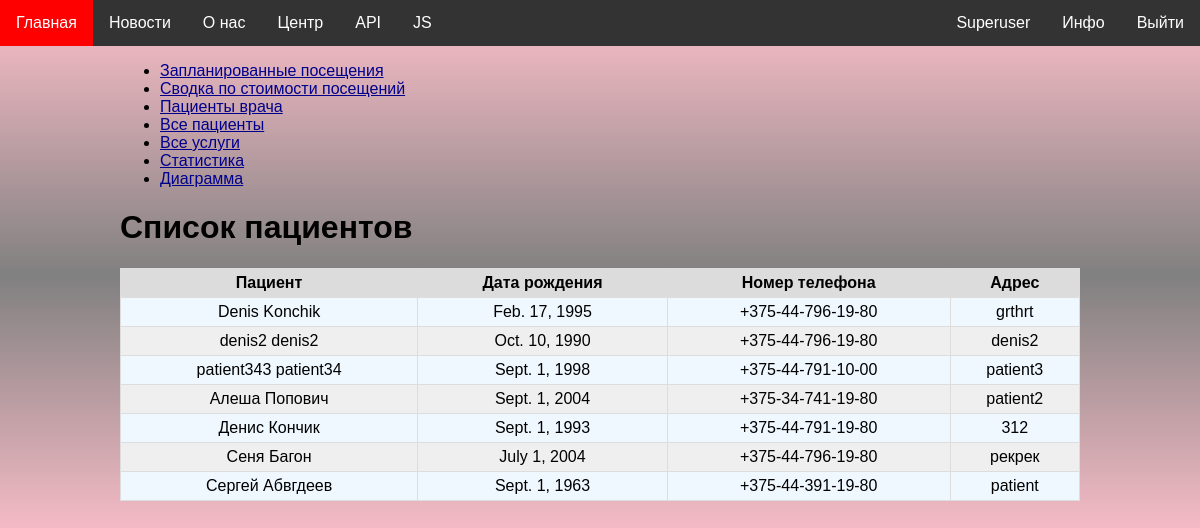
The page /stats/patients/ (signed in) on the database its author committed.
### patients/models.py (models this page shows, shortened)
class PatientProfile(models.Model):
    user = models.OneToOneField(User, on_delete=models.CASCADE)
    date_of_birth = models.DateField(validators=[validate_age])
    address = models.CharField(max_length=100)
    phone_number = models.CharField(
        max_length=17,
        validators=[
            RegexValidator(
                regex=r"\+375-\d{2}-\d{3}-\d{2}-\d{2}",
                message='Некорректный номер телефона',
            ),
        ],
        help_text="Формат: +375-XX-XXX-XX-XX"
    )

### stats/views.py (the view)
# urls.py: path('patients/', include('patients.urls')),
@user_passes_test(lambda user: user.is_superuser)
def patients(request):
    logger.info('Displayed patients')
    return render(request, 'stats/patients.html', context={
        'patients': PatientProfile.objects.order_by('user__first_name', 'user__last_name')
    })

### website/templatetags/custom_tags.py (called while the page is built)
@register.simple_tag
def current_times():
    return {
        'local_time': datetime.now().strftime("%Y-%m-%d %H:%M:%S"),
        'utc_time':  datetime.now(timezone.utc).strftime("%Y-%m-%d %H:%M:%S"),
        'time_zone': timezone.get_current_timezone()
    }

@register.simple_tag
def date_range(num):
    today = datetime.now()
    date_list = [today + timedelta(days=i) for i in range(num)]
    return date_list

### stats/templates/stats/patients.html (shortened to what this page needs)
{% extends 'stats/base_content.html' %}
{% block page_content %}
    <h1>Список пациентов</h1>
    <table  class="table">
        <thead>
            <tr>
                <th>Пациент</th>
                <th>Дата рождения</th>
                <th>Номер телефона</th>
                <th>Адрес</th>
            </tr>
        </thead>
        <tbody>
            {% for patient in patients %}
                <tr>
                    <td>{{ patient.user.get_full_name }}</td>
                    <td>{{ patient.date_of_birth }}</td>
                    <td>{{ patient.phone_number }}</td>
                    <td>{{ patient.address }}</td>
                </tr>
            {% empty %}
                <tr>
                    <td colspan="5">Пациенты не найдены</td>
                </tr>
            {% endfor %}
        </tbody>
    </table>
{% endblock %}

### website/static/website/css/styles.css (style rules this page uses)
* { font-family: Arial; }
body { padding: 0; margin: 0; }
.table { width: 100%; border-collapse: collapse; text-align: center; vertical-align: middle; }
.table th { font-weight: bold; padding: 5px; background: gainsboro; border: 1px solid #dddddd; }
.table td { border: 1px solid #dddddd; padding: 5px; }
.table tbody tr:nth-child(even) { background-color: #efefef; }
.table tbody tr:nth-child(odd) { background-color: aliceblue; }
body { background-image: linear-gradient(to bottom, rgba(190,255,241), rgba(208,208,255), rgba(190,255,241)); transition: background-color 2s; }
@media (max-width: 1280px) or (max-height: 720px) { body { background-image: linear-gradient(to top, pink, gray, pink); } }

### rows shown on the page
PatientProfile: user.get_full_name "Denis Konchik", date_of_birth "Feb. 17, 1995", phone_number "+375-44-796-19-80", address "grthrt"
PatientProfile: user.get_full_name "denis2 denis2", date_of_birth "Oct. 10, 1990", phone_number "+375-44-796-19-80", address "denis2"
PatientProfile: user.get_full_name "patient343 patient34", date_of_birth "Sept. 1, 1998", phone_number "+375-44-791-10-00", address "patient3"
PatientProfile: user.get_full_name "Алеша Попович", date_of_birth "Sept. 1, 2004", phone_number "+375-34-741-19-80", address "patient2"
PatientProfile: user.get_full_name "Денис Кончик", date_of_birth "Sept. 1, 1993", phone_number "+375-44-791-19-80", address "312"
PatientProfile: user.get_full_name "Сеня Багон", date_of_birth "July 1, 2004", phone_number "+375-44-796-19-80", address "рекрек"
PatientProfile: user.get_full_name "Сергей Абвгдеев", date_of_birth "Sept. 1, 1963", phone_number "+375-44-391-19-80", address "patient"
